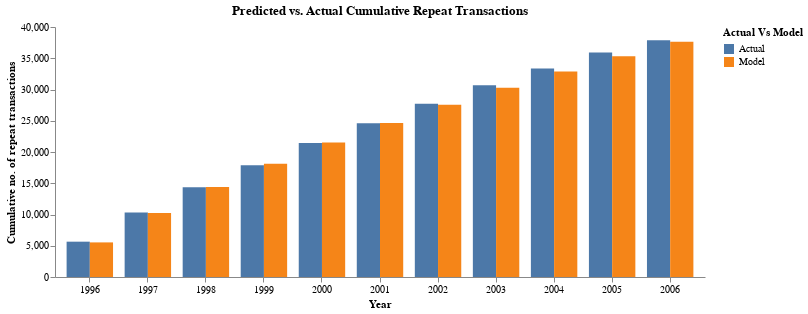

Here is the notebook cell this chart was saved with:
### Code cell
(
    alt.Chart(cum_repeat).mark_bar().encode(
        x=alt.X('Year', axis=alt.Axis(labelAngle=0)),
        y=alt.Y('Repeat Trans', title='Cumulative no. of repeat transactions'),
        color='Actual Vs Model',
        xOffset='Actual Vs Model'
    ).properties(
            width=650,
            height=250,
            title='Predicted vs. Actual Cumulative Repeat Transactions'
    ).configure_view(stroke=None).configure_axisY(grid=False).configure_axisX(grid=False)  
)

### Figure 1 — Vega-Lite specification as saved in the notebook (floating-point values rounded to 4 significant figures)
{"$schema": "https://vega.github.io/schema/vega-lite/v5.20.1.json", "config": {"axisX": {"grid": false}, "axisY": {"grid": false}, "view": {"continuousHeight": 300, "continuousWidth": 300, "stroke": null}}, "data": {"name": "data-8dfe52c2ea6d8ad464a6d862cb621ba9"}, "datasets": {"data-8dfe52c2ea6d8ad464a6d862cb621ba9": [{"Actual Vs Model": "Actual", "Repeat Trans": 5652, "Year": "1996"}, {"Actual Vs Model": "Actual", "Repeat Trans": 10326, "Year": "1997"}, {"Actual Vs Model": "Actual", "Repeat Trans": 14345, "Year": "1998"}, {"Actual Vs Model": "Actual", "Repeat Trans": 17897, "Year": "1999"}, {"Actual Vs Model": "Actual", "Repeat Trans": 21452, "Year": "2000"}, {"Actual Vs Model": "Actual", "Repeat Trans": 24615, "Year": "2001"}, {"Actual Vs Model": "Actual", "Repeat Trans": 27725, "Year": "2002"}, {"Actual Vs Model": "Actual", "Repeat Trans": 30663, "Year": "2003"}, {"Actual Vs Model": "Actual", "Repeat Trans": 33366, "Year": "2004"}, {"Actual Vs Model": "Actual", "Repeat Trans": 35939, "Year": "2005"}, {"Actual Vs Model": "Actual", "Repeat Trans": 37875, "Year": "2006"}, {"Actual Vs Model": "Model", "Repeat Trans": 5536.0, "Year": "1996"}, {"Actual Vs Model": "Model", "Repeat Trans": 10250.0, "Year": "1997"}, {"Actual Vs Model": "Model", "Repeat Trans": 14400.0, "Year": "1998"}, {"Actual Vs Model": "Model", "Repeat Trans": 18130.0, "Year": "1999"}, {"Actual Vs Model": "Model", "Repeat Trans": 21520.0, "Year": "2000"}, {"Actual Vs Model": "Model", "Repeat Trans": 24650.0, "Year": "2001"}, {"Actual Vs Model": "Model", "Repeat Trans": 27570.0, "Year": "2002"}, {"Actual Vs Model": "Model", "Repeat Trans": 30300.0, "Year": "2003"}, {"Actual Vs Model": "Model", "Repeat Trans": 32870.0, "Year": "2004"}, {"Actual Vs Model": "Model", "Repeat Trans": 35310.0, "Year": "2005"}, {"Actual Vs Model": "Model", "Repeat Trans": 37630.0, "Year": "2006"}]}, "encoding": {"color": {"field": "Actual Vs Model", "type": "nominal"}, "x": {"axis": {"labelAngle": 0}, "field": "Year", "type": "nominal"}, "xOffset": {"field": "Actual Vs Model", "type": "nominal"}, "y": {"field": "Repeat Trans", "title": "Cumulative no. of repeat transactions", "type": "quantitative"}}, "height": 250, "mark": {"type": "bar"}, "title": "Predicted vs. Actual Cumulative Repeat Transactions", "width": 650}
